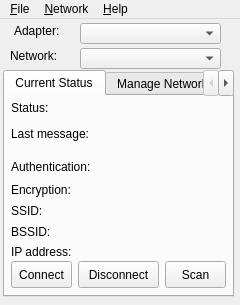
<?xml version="1.0" encoding="UTF-8"?>
<ui version="4.0">
 <class>WpaGui</class>
 <widget class="QMainWindow" name="WpaGui">
  <property name="geometry">
   <rect>
    <x>0</x>
    <y>0</y>
    <width>240</width>
    <height>305</height>
   </rect>
  </property>
  <property name="windowTitle">
   <string>wpa_gui</string>
  </property>
  <property name="styleSheet">
   <string notr="true"/>
  </property>
  <widget class="QWidget" name="widget">
   <widget class="QLabel" name="adapterLabel">
    <property name="geometry">
     <rect>
      <x>14</x>
      <y>1</y>
      <width>61</width>
      <height>21</height>
     </rect>
    </property>
    <property name="text">
     <string>Adapter:</string>
    </property>
   </widget>
   <widget class="QComboBox" name="adapterSelect">
    <property name="geometry">
     <rect>
      <x>80</x>
      <y>4</y>
      <width>141</width>
      <height>21</height>
     </rect>
    </property>
   </widget>
   <widget class="QLabel" name="networkLabel">
    <property name="geometry">
     <rect>
      <x>10</x>
      <y>26</y>
      <width>61</width>
      <height>21</height>
     </rect>
    </property>
    <property name="text">
     <string>Network:</string>
    </property>
   </widget>
   <widget class="QComboBox" name="networkSelect">
    <property name="geometry">
     <rect>
      <x>80</x>
      <y>29</y>
      <width>141</width>
      <height>21</height>
     </rect>
    </property>
   </widget>
   <widget class="QTabWidget" name="wpaguiTab">
    <property name="geometry">
     <rect>
      <x>3</x>
      <y>51</y>
      <width>231</width>
      <height>227</height>
     </rect>
    </property>
    <property name="currentIndex">
     <number>0</number>
    </property>
    <widget class="QWidget" name="statusTab">
     <attribute name="title">
      <string>Current Status</string>
     </attribute>
     <widget class="QFrame" name="frame3">
      <property name="geometry">
       <rect>
        <x>0</x>
        <y>-6</y>
        <width>221</width>
        <height>171</height>
       </rect>
      </property>
      <property name="frameShape">
       <enum>QFrame::NoFrame</enum>
      </property>
      <property name="frameShadow">
       <enum>QFrame::Plain</enum>
      </property>
      <widget class="QLabel" name="statusLabel">
       <property name="geometry">
        <rect>
         <x>6</x>
         <y>9</y>
         <width>43</width>
         <height>17</height>
        </rect>
       </property>
       <property name="text">
        <string>Status:</string>
       </property>
      </widget>
      <widget class="QLabel" name="lastMessageLabel">
       <property name="geometry">
        <rect>
         <x>6</x>
         <y>35</y>
         <width>87</width>
         <height>17</height>
        </rect>
       </property>
       <property name="text">
        <string>Last message:</string>
       </property>
      </widget>
      <widget class="QLabel" name="authenticationLabel">
       <property name="geometry">
        <rect>
         <x>6</x>
         <y>68</y>
         <width>90</width>
         <height>17</height>
        </rect>
       </property>
       <property name="text">
        <string>Authentication:</string>
       </property>
      </widget>
      <widget class="QLabel" name="encryptionLabel">
       <property name="geometry">
        <rect>
         <x>6</x>
         <y>91</y>
         <width>68</width>
         <height>17</height>
        </rect>
       </property>
       <property name="text">
        <string>Encryption:</string>
       </property>
      </widget>
      <widget class="QLabel" name="ssidLabel">
       <property name="geometry">
        <rect>
         <x>6</x>
         <y>112</y>
         <width>32</width>
         <height>17</height>
        </rect>
       </property>
       <property name="text">
        <string>SSID:</string>
       </property>
      </widget>
      <widget class="QLabel" name="bssidLabel">
       <property name="geometry">
        <rect>
         <x>6</x>
         <y>133</y>
         <width>39</width>
         <height>17</height>
        </rect>
       </property>
       <property name="text">
        <string>BSSID:</string>
       </property>
      </widget>
      <widget class="QLabel" name="ipAddressLabel">
       <property name="geometry">
        <rect>
         <x>6</x>
         <y>153</y>
         <width>68</width>
         <height>17</height>
        </rect>
       </property>
       <property name="text">
        <string>IP address:</string>
       </property>
      </widget>
      <widget class="QLabel" name="textStatus">
       <property name="geometry">
        <rect>
         <x>65</x>
         <y>5</y>
         <width>151</width>
         <height>20</height>
        </rect>
       </property>
       <property name="text">
        <string/>
       </property>
      </widget>
      <widget class="QLabel" name="textLastMessage">
       <property name="geometry">
        <rect>
         <x>90</x>
         <y>25</y>
         <width>130</width>
         <height>40</height>
        </rect>
       </property>
       <property name="text">
        <string/>
       </property>
       <property name="wordWrap">
        <bool>true</bool>
       </property>
      </widget>
      <widget class="QLabel" name="textAuthentication">
       <property name="geometry">
        <rect>
         <x>105</x>
         <y>69</y>
         <width>111</width>
         <height>17</height>
        </rect>
       </property>
       <property name="text">
        <string/>
       </property>
      </widget>
      <widget class="QLabel" name="textEncryption">
       <property name="geometry">
        <rect>
         <x>105</x>
         <y>92</y>
         <width>101</width>
         <height>17</height>
        </rect>
       </property>
       <property name="text">
        <string/>
       </property>
      </widget>
      <widget class="QLabel" name="textSsid">
       <property name="geometry">
        <rect>
         <x>55</x>
         <y>110</y>
         <width>151</width>
         <height>20</height>
        </rect>
       </property>
       <property name="text">
        <string/>
       </property>
      </widget>
      <widget class="QLabel" name="textBssid">
       <property name="geometry">
        <rect>
         <x>55</x>
         <y>133</y>
         <width>151</width>
         <height>20</height>
        </rect>
       </property>
       <property name="text">
        <string/>
       </property>
      </widget>
      <widget class="QLabel" name="textIpAddress">
       <property name="geometry">
        <rect>
         <x>92</x>
         <y>150</y>
         <width>111</width>
         <height>20</height>
        </rect>
       </property>
       <property name="text">
        <string/>
       </property>
      </widget>
     </widget>
     <widget class="QPushButton" name="connectButton">
      <property name="geometry">
       <rect>
        <x>6</x>
        <y>165</y>
        <width>61</width>
        <height>27</height>
       </rect>
      </property>
      <property name="text">
       <string>Connect</string>
      </property>
     </widget>
     <widget class="QPushButton" name="disconnectButton">
      <property name="geometry">
       <rect>
        <x>73</x>
        <y>165</y>
        <width>81</width>
        <height>27</height>
       </rect>
      </property>
      <property name="text">
       <string>Disconnect</string>
      </property>
     </widget>
     <widget class="QPushButton" name="scanButton">
      <property name="geometry">
       <rect>
        <x>160</x>
        <y>165</y>
        <width>61</width>
        <height>27</height>
       </rect>
      </property>
      <property name="text">
       <string>Scan</string>
      </property>
     </widget>
    </widget>
    <widget class="QWidget" name="networkconfigTab">
     <attribute name="title">
      <string>Manage Networks</string>
     </attribute>
     <widget class="QListWidget" name="networkList">
      <property name="geometry">
       <rect>
        <x>9</x>
        <y>9</y>
        <width>199</width>
        <height>94</height>
       </rect>
      </property>
      <property name="selectionRectVisible">
       <bool>true</bool>
      </property>
     </widget>
     <widget class="QRadioButton" name="enableRadioButton">
      <property name="geometry">
       <rect>
        <x>7</x>
        <y>122</y>
        <width>71</width>
        <height>22</height>
       </rect>
      </property>
      <property name="text">
       <string>Enabled</string>
      </property>
     </widget>
     <widget class="QPushButton" name="editNetworkButton">
      <property name="geometry">
       <rect>
        <x>85</x>
        <y>120</y>
        <width>58</width>
        <height>27</height>
       </rect>
      </property>
      <property name="text">
       <string>Edit</string>
      </property>
     </widget>
     <widget class="QPushButton" name="removeNetworkButton">
      <property name="geometry">
       <rect>
        <x>149</x>
        <y>120</y>
        <width>59</width>
        <height>27</height>
       </rect>
      </property>
      <property name="text">
       <string>Remove</string>
      </property>
     </widget>
     <widget class="QRadioButton" name="disableRadioButton">
      <property name="geometry">
       <rect>
        <x>7</x>
        <y>162</y>
        <width>71</width>
        <height>22</height>
       </rect>
      </property>
      <property name="text">
       <string>Disabled</string>
      </property>
     </widget>
     <widget class="QPushButton" name="addNetworkButton">
      <property name="geometry">
       <rect>
        <x>85</x>
        <y>160</y>
        <width>58</width>
        <height>27</height>
       </rect>
      </property>
      <property name="text">
       <string>Add</string>
      </property>
     </widget>
     <widget class="QPushButton" name="scanNetworkButton">
      <property name="geometry">
       <rect>
        <x>149</x>
        <y>160</y>
        <width>59</width>
        <height>27</height>
       </rect>
      </property>
      <property name="text">
       <string>Scan</string>
      </property>
     </widget>
    </widget>
    <widget class="QWidget" name="wpsTab">
     <attribute name="title">
      <string>WPS</string>
     </attribute>
     <widget class="QLabel" name="label_2">
      <property name="geometry">
       <rect>
        <x>9</x>
        <y>9</y>
        <width>43</width>
        <height>17</height>
       </rect>
      </property>
      <property name="text">
       <string>Status:</string>
      </property>
     </widget>
     <widget class="QLabel" name="wpsStatusText">
      <property name="geometry">
       <rect>
        <x>76</x>
        <y>9</y>
        <width>141</width>
        <height>17</height>
       </rect>
      </property>
      <property name="text">
       <string/>
      </property>
     </widget>
     <widget class="QPushButton" name="wpsPbcButton">
      <property name="geometry">
       <rect>
        <x>9</x>
        <y>32</y>
        <width>121</width>
        <height>27</height>
       </rect>
      </property>
      <property name="text">
       <string>PBC - push button</string>
      </property>
     </widget>
     <widget class="QPushButton" name="wpsPinButton">
      <property name="geometry">
       <rect>
        <x>9</x>
        <y>65</y>
        <width>81</width>
        <height>27</height>
       </rect>
      </property>
      <property name="text">
       <string>Generate PIN</string>
      </property>
     </widget>
     <widget class="QLabel" name="label">
      <property name="geometry">
       <rect>
        <x>101</x>
        <y>69</y>
        <width>41</width>
        <height>17</height>
       </rect>
      </property>
      <property name="text">
       <string>PIN:</string>
      </property>
     </widget>
     <widget class="QLineEdit" name="wpsPinEdit">
      <property name="enabled">
       <bool>false</bool>
      </property>
      <property name="geometry">
       <rect>
        <x>150</x>
        <y>60</y>
        <width>71</width>
        <height>27</height>
       </rect>
      </property>
      <property name="readOnly">
       <bool>true</bool>
      </property>
     </widget>
     <widget class="QPushButton" name="wpsApPinButton">
      <property name="enabled">
       <bool>false</bool>
      </property>
      <property name="geometry">
       <rect>
        <x>9</x>
        <y>98</y>
        <width>81</width>
        <height>27</height>
       </rect>
      </property>
      <property name="text">
       <string>Use AP PIN</string>
      </property>
     </widget>
     <widget class="QLabel" name="label_3">
      <property name="geometry">
       <rect>
        <x>101</x>
        <y>104</y>
        <width>47</width>
        <height>17</height>
       </rect>
      </property>
      <property name="text">
       <string>AP PIN:</string>
      </property>
     </widget>
     <widget class="QLineEdit" name="wpsApPinEdit">
      <property name="enabled">
       <bool>false</bool>
      </property>
      <property name="geometry">
       <rect>
        <x>150</x>
        <y>97</y>
        <width>71</width>
        <height>27</height>
       </rect>
      </property>
     </widget>
     <widget class="QTextEdit" name="wpsInstructions">
      <property name="geometry">
       <rect>
        <x>10</x>
        <y>140</y>
        <width>201</width>
        <height>47</height>
       </rect>
      </property>
      <property name="readOnly">
       <bool>true</bool>
      </property>
     </widget>
    </widget>
   </widget>
  </widget>
  <widget class="QMenuBar" name="MenuBar">
   <property name="geometry">
    <rect>
     <x>0</x>
     <y>0</y>
     <width>240</width>
     <height>27</height>
    </rect>
   </property>
   <widget class="QMenu" name="fileMenu">
    <property name="title">
     <string>&amp;File</string>
    </property>
    <addaction name="fileEventHistoryAction"/>
    <addaction name="fileSaveConfigAction"/>
    <addaction name="actionWPS"/>
    <addaction name="actionPeers"/>
    <addaction name="separator"/>
    <addaction name="fileExitAction"/>
   </widget>
   <widget class="QMenu" name="networkMenu">
    <property name="title">
     <string>&amp;Network</string>
    </property>
    <addaction name="networkAddAction"/>
    <addaction name="networkEditAction"/>
    <addaction name="networkRemoveAction"/>
    <addaction name="separator"/>
    <addaction name="networkEnableAllAction"/>
    <addaction name="networkDisableAllAction"/>
    <addaction name="networkRemoveAllAction"/>
   </widget>
   <widget class="QMenu" name="helpMenu">
    <property name="title">
     <string>&amp;Help</string>
    </property>
    <addaction name="helpContentsAction"/>
    <addaction name="helpIndexAction"/>
    <addaction name="separator"/>
    <addaction name="helpAboutAction"/>
   </widget>
   <addaction name="fileMenu"/>
   <addaction name="networkMenu"/>
   <addaction name="helpMenu"/>
  </widget>
  <action name="fileEventHistoryAction">
   <property name="text">
    <string>Event &amp;History</string>
   </property>
  </action>
  <action name="fileSaveConfigAction">
   <property name="text">
    <string>&amp;Save Configuration</string>
   </property>
  </action>
  <action name="fileExitAction">
   <property name="text">
    <string>E&amp;xit</string>
   </property>
  </action>
  <action name="networkAddAction">
   <property name="text">
    <string>&amp;Add</string>
   </property>
  </action>
  <action name="networkEditAction">
   <property name="text">
    <string>&amp;Edit</string>
   </property>
  </action>
  <action name="networkRemoveAction">
   <property name="text">
    <string>&amp;Remove</string>
   </property>
  </action>
  <action name="networkEnableAllAction">
   <property name="text">
    <string>E&amp;nable All</string>
   </property>
  </action>
  <action name="networkDisableAllAction">
   <property name="text">
    <string>&amp;Disable All</string>
   </property>
  </action>
  <action name="networkRemoveAllAction">
   <property name="text">
    <string>Re&amp;move All</string>
   </property>
  </action>
  <action name="helpContentsAction">
   <property name="enabled">
    <bool>false</bool>
   </property>
   <property name="text">
    <string>&amp;Contents...</string>
   </property>
  </action>
  <action name="helpIndexAction">
   <property name="enabled">
    <bool>false</bool>
   </property>
   <property name="text">
    <string>&amp;Index...</string>
   </property>
  </action>
  <action name="helpAboutAction">
   <property name="text">
    <string>&amp;About</string>
   </property>
  </action>
  <action name="actionWPS">
   <property name="enabled">
    <bool>false</bool>
   </property>
   <property name="text">
    <string>&amp;Wi-Fi Protected Setup</string>
   </property>
  </action>
  <action name="actionPeers">
   <property name="text">
    <string>&amp;Peers</string>
   </property>
  </action>
 </widget>
 <layoutdefault spacing="6" margin="11"/>
 <includes>
  <include location="global">qtimer.h</include>
  <include location="global">qsocketnotifier.h</include>
  <include location="local">wpamsg.h</include>
  <include location="local">eventhistory.h</include>
  <include location="local">scanresults.h</include>
  <include location="local">peers.h</include>
 </includes>
 <resources/>
 <connections/>
</ui>
